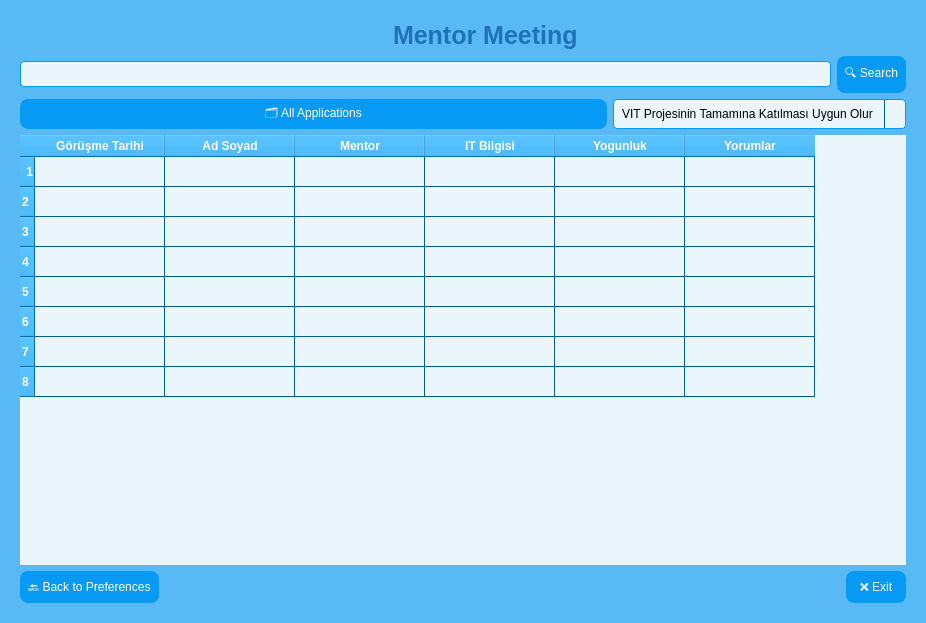
<?xml version="1.0" encoding="UTF-8"?>
<ui version="4.0">
 <class>fr_mentor</class>
 <widget class="QWidget" name="fr_mentor">
  <property name="windowModality">
   <enum>Qt::NonModal</enum>
  </property>
  <property name="geometry">
   <rect>
    <x>0</x>
    <y>0</y>
    <width>926</width>
    <height>623</height>
   </rect>
  </property>
  <property name="sizePolicy">
   <sizepolicy hsizetype="Expanding" vsizetype="Preferred">
    <horstretch>0</horstretch>
    <verstretch>0</verstretch>
   </sizepolicy>
  </property>
  <property name="minimumSize">
   <size>
    <width>840</width>
    <height>600</height>
   </size>
  </property>
  <property name="maximumSize">
   <size>
    <width>950</width>
    <height>750</height>
   </size>
  </property>
  <property name="windowTitle">
   <string>Mentor Interview</string>
  </property>
  <property name="autoFillBackground">
   <bool>false</bool>
  </property>
  <property name="styleSheet">
   <string notr="true">background-color: rgb(88, 185, 245);</string>
  </property>
  <layout class="QVBoxLayout" name="verticalLayout">
   <item>
    <widget class="QFrame" name="frame_2">
     <property name="enabled">
      <bool>true</bool>
     </property>
     <property name="autoFillBackground">
      <bool>false</bool>
     </property>
     <property name="styleSheet">
      <string notr="true">/* Genel çerçeve */

QWidget {
    background-color: #079af5; /* Deniz mavisi koyu ton */	
}

/* QLabel (Logo ve başlıklar için) */
QLabel {
    background-color: transparent;  /* Tam şeffaf */
	color: rgb(31, 113, 186);
	font-weight: bold; 
    font-size: 25px;             /* Yazı büyük – butonu dolduracak gibi */
}

/* QPushButton */
QPushButton {
    background-color: #079af5; /* Widget arka planından biraz daha açık deniz mavisi */
    color: white;
}

QPushButton:hover {
    background-color: #007ab8; /* Hover için biraz daha parlak */
	color: rgb(0, 0, 255);
}

QPushButton:pressed {
    background-color: #004a68; /* Basılı halde koyu ton */
}

/* QLineEdit */
QLineEdit {
    background-color: #eaf6fb; /* Ana rengin beyaza çok yakın tonu */
    border: 1px solid #079af5;
    border-radius: 4px;
    padding: 4px 8px;
    color: #000000;
}

/* QComboBox */
QComboBox {
    background-color: #eaf6fb; /* Textbox ile aynı */ 
    color: #000000;
    border: 1px solid #079af5;
    padding: 4px 8px;
    border-radius: 4px;
}

QComboBox::drop-down {
    subcontrol-origin: padding;
    subcontrol-position: top right;
    width: 20px;
    border-left: 1px solid #005f86;
}



/* QTableWidget veya QTableView */
QTableWidget, QTableView {
    background-color: #eaf6fb; /* veya örnek: #f0f0f0 (açık gri) */
    color: black;
    gridline-color: #005f86;
    alternate-background-color: #f9f9f9;	
	border: 1px solid #079af5;
    selection-background-color: #00aaff;
    selection-color: black;
	border-radius: 1px;
}

/* Tablo başlık alanları */
QTableWidget QTableCornerButton::section,
QHeaderView::section {
    background-color: #079af5; /* Header daha açık deniz mavisi */
    color: white;
    font-weight: bold; 
    padding: 2px;
}



/* Frame */
QFrame {
    background-color: #58b9f5; /* Belirgin, orta açık deniz mavisi */
    border: none;
    border-radius: 10px;

}

/* Scrollbar (isteğe bağlı) */
QScrollBar:vertical, QScrollBar:horizontal {
    background: #003f5c;
    width: 10px;
}

QScrollBar::handle:vertical, QScrollBar::handle:horizontal {
    background: #005f86;
    border-radius: 5px;
}
</string>
     </property>
     <property name="frameShape">
      <enum>QFrame::NoFrame</enum>
     </property>
     <layout class="QVBoxLayout" name="verticalLayout_2">
      <item>
       <layout class="QHBoxLayout" name="horizontalLayout_5">
        <item>
         <widget class="QLabel" name="logo_label">
          <property name="maximumSize">
           <size>
            <width>110</width>
            <height>30</height>
           </size>
          </property>
          <property name="styleSheet">
           <string notr="true"/>
          </property>
          <property name="text">
           <string/>
          </property>
          <property name="pixmap">
           <pixmap>../resorces/logo.png</pixmap>
          </property>
          <property name="scaledContents">
           <bool>true</bool>
          </property>
         </widget>
        </item>
        <item>
         <spacer name="horizontalSpacer_3">
          <property name="orientation">
           <enum>Qt::Horizontal</enum>
          </property>
          <property name="sizeType">
           <enum>QSizePolicy::Minimum</enum>
          </property>
          <property name="sizeHint" stdset="0">
           <size>
            <width>40</width>
            <height>20</height>
           </size>
          </property>
         </spacer>
        </item>
        <item alignment="Qt::AlignHCenter">
         <widget class="QLabel" name="title_label">
          <property name="sizePolicy">
           <sizepolicy hsizetype="Expanding" vsizetype="Preferred">
            <horstretch>0</horstretch>
            <verstretch>0</verstretch>
           </sizepolicy>
          </property>
          <property name="styleSheet">
           <string notr="true"/>
          </property>
          <property name="text">
           <string>Mentor Meeting</string>
          </property>
          <property name="scaledContents">
           <bool>false</bool>
          </property>
         </widget>
        </item>
        <item>
         <spacer name="horizontalSpacer_2">
          <property name="orientation">
           <enum>Qt::Horizontal</enum>
          </property>
          <property name="sizeType">
           <enum>QSizePolicy::Minimum</enum>
          </property>
          <property name="sizeHint" stdset="0">
           <size>
            <width>110</width>
            <height>30</height>
           </size>
          </property>
         </spacer>
        </item>
       </layout>
      </item>
      <item>
       <layout class="QHBoxLayout" name="horizontalLayout_4">
        <item>
         <widget class="QLineEdit" name="search_edit"/>
        </item>
        <item>
         <widget class="QPushButton" name="search_button">
          <property name="styleSheet">
           <string notr="true">    border-radius: 8px;
    padding: 8px;</string>
          </property>
          <property name="text">
           <string>🔍 Search</string>
          </property>
         </widget>
        </item>
       </layout>
      </item>
      <item>
       <layout class="QHBoxLayout" name="horizontalLayout_2">
        <item>
         <widget class="QPushButton" name="all_applications_button">
          <property name="sizePolicy">
           <sizepolicy hsizetype="Minimum" vsizetype="Fixed">
            <horstretch>0</horstretch>
            <verstretch>0</verstretch>
           </sizepolicy>
          </property>
          <property name="minimumSize">
           <size>
            <width>0</width>
            <height>3</height>
           </size>
          </property>
          <property name="maximumSize">
           <size>
            <width>16777215</width>
            <height>35</height>
           </size>
          </property>
          <property name="styleSheet">
           <string notr="true">    border-radius: 8px;
    padding: 8px;</string>
          </property>
          <property name="text">
           <string>🗂️ All Applications</string>
          </property>
         </widget>
        </item>
        <item>
         <widget class="QComboBox" name="decision_combobox">
          <property name="sizePolicy">
           <sizepolicy hsizetype="Preferred" vsizetype="Fixed">
            <horstretch>0</horstretch>
            <verstretch>0</verstretch>
           </sizepolicy>
          </property>
          <property name="minimumSize">
           <size>
            <width>250</width>
            <height>30</height>
           </size>
          </property>
          <property name="maximumSize">
           <size>
            <width>293</width>
            <height>16777215</height>
           </size>
          </property>
          <item>
           <property name="text">
            <string>VIT Projesinin Tamamına Katılması Uygun Olur</string>
           </property>
          </item>
          <item>
           <property name="text">
            <string>VIT Projesini ile IT Eğitimi Alanına Yönlendirilmesi</string>
           </property>
          </item>
         </widget>
        </item>
       </layout>
      </item>
      <item>
       <widget class="QTableWidget" name="applications_table">
        <property name="maximumSize">
         <size>
          <width>16777215</width>
          <height>805</height>
         </size>
        </property>
        <property name="tabletTracking">
         <bool>false</bool>
        </property>
        <property name="styleSheet">
         <string notr="true">    background-color: #eaf6fb; /* veya örnek: #f0f0f0 (açık gri) */
    color: black;
    gridline-color: #005f86;
    alternate-background-color: #f9f9f9;	

    selection-background-color: #00aaff;
    selection-color: black;
	border-radius: 0px;
</string>
        </property>
        <attribute name="horizontalHeaderDefaultSectionSize">
         <number>130</number>
        </attribute>
        <attribute name="horizontalHeaderShowSortIndicator" stdset="0">
         <bool>false</bool>
        </attribute>
        <row>
         <property name="text">
          <string>1</string>
         </property>
         <property name="textAlignment">
          <set>AlignTrailing|AlignVCenter</set>
         </property>
        </row>
        <row/>
        <row/>
        <row/>
        <row/>
        <row/>
        <row/>
        <row/>
        <column>
         <property name="text">
          <string>Görüşme Tarihi</string>
         </property>
        </column>
        <column>
         <property name="text">
          <string>Ad Soyad</string>
         </property>
        </column>
        <column>
         <property name="text">
          <string>Mentor</string>
         </property>
        </column>
        <column>
         <property name="text">
          <string>IT Bilgisi</string>
         </property>
        </column>
        <column>
         <property name="text">
          <string>Yogunluk</string>
         </property>
        </column>
        <column>
         <property name="text">
          <string>Yorumlar</string>
         </property>
        </column>
        <item row="4" column="0">
         <property name="text">
          <string/>
         </property>
        </item>
        <item row="4" column="1">
         <property name="text">
          <string/>
         </property>
        </item>
       </widget>
      </item>
      <item>
       <layout class="QHBoxLayout" name="horizontalLayout_3">
        <item>
         <widget class="QPushButton" name="back_button">
          <property name="sizePolicy">
           <sizepolicy hsizetype="Fixed" vsizetype="Fixed">
            <horstretch>0</horstretch>
            <verstretch>0</verstretch>
           </sizepolicy>
          </property>
          <property name="minimumSize">
           <size>
            <width>80</width>
            <height>32</height>
           </size>
          </property>
          <property name="maximumSize">
           <size>
            <width>16777215</width>
            <height>35</height>
           </size>
          </property>
          <property name="styleSheet">
           <string notr="true">    border-radius: 8px;
    padding: 8px;</string>
          </property>
          <property name="text">
           <string>🔙 Back to Preferences</string>
          </property>
         </widget>
        </item>
        <item>
         <spacer name="horizontalSpacer">
          <property name="orientation">
           <enum>Qt::Horizontal</enum>
          </property>
          <property name="sizeHint" stdset="0">
           <size>
            <width>40</width>
            <height>20</height>
           </size>
          </property>
         </spacer>
        </item>
        <item>
         <widget class="QPushButton" name="exit_button">
          <property name="sizePolicy">
           <sizepolicy hsizetype="Fixed" vsizetype="Fixed">
            <horstretch>0</horstretch>
            <verstretch>0</verstretch>
           </sizepolicy>
          </property>
          <property name="minimumSize">
           <size>
            <width>60</width>
            <height>32</height>
           </size>
          </property>
          <property name="maximumSize">
           <size>
            <width>16777215</width>
            <height>35</height>
           </size>
          </property>
          <property name="styleSheet">
           <string notr="true">    border-radius: 8px;
    padding: 8px;</string>
          </property>
          <property name="text">
           <string>❌ Exit</string>
          </property>
         </widget>
        </item>
       </layout>
      </item>
     </layout>
    </widget>
   </item>
  </layout>
 </widget>
 <resources/>
 <connections/>
</ui>
